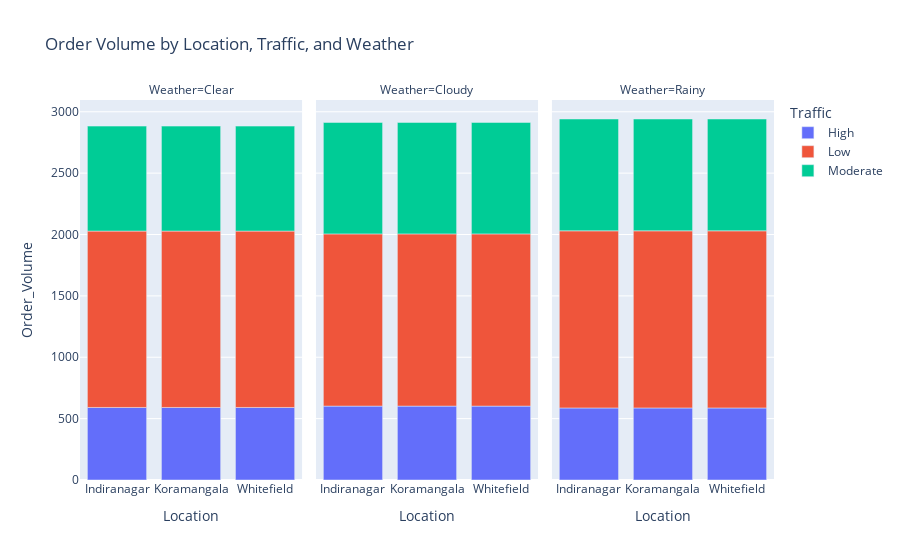

Notebook source saved alongside this figure:
### Code cell
location_weather_traffic_data=analysis_data.groupby(['Location','Weather','Traffic'])['Order_Volume'].size().reset_index()
fig=px.bar(location_weather_traffic_data,x='Location',y='Order_Volume',color='Traffic',facet_col='Weather',
           title='Order Volume by Location, Traffic, and Weather',
           labels={'Location':'Location','Order_Volume':'Order_Volume','Traffic':'Traffic','Weather':'Weather'})
fig.show()

### Figure 1 — Plotly figure (JSON) as saved in the notebook; plotly's stock layout.template omitted (floating-point values rounded to 4 significant figures)
{"data": [{"alignmentgroup": "True", "hovertemplate": "Traffic=High<br>Weather=Clear<br>Location=%{x}<br>Order_Volume=%{y}<extra></extra>", "legendgroup": "High", "marker": {"color": "#636efa", "pattern": {"shape": ""}}, "name": "High", "offsetgroup": "High", "orientation": "v", "showlegend": true, "textposition": "auto", "type": "bar", "x": ["Indiranagar", "Koramangala", "Whitefield"], "xaxis": "x", "y": [591, 591, 591], "yaxis": "y"}, {"alignmentgroup": "True", "hovertemplate": "Traffic=High<br>Weather=Cloudy<br>Location=%{x}<br>Order_Volume=%{y}<extra></extra>", "legendgroup": "High", "marker": {"color": "#636efa", "pattern": {"shape": ""}}, "name": "High", "offsetgroup": "High", "orientation": "v", "showlegend": false, "textposition": "auto", "type": "bar", "x": ["Indiranagar", "Koramangala", "Whitefield"], "xaxis": "x2", "y": [602, 602, 602], "yaxis": "y2"}, {"alignmentgroup": "True", "hovertemplate": "Traffic=High<br>Weather=Rainy<br>Location=%{x}<br>Order_Volume=%{y}<extra></extra>", "legendgroup": "High", "marker": {"color": "#636efa", "pattern": {"shape": ""}}, "name": "High", "offsetgroup": "High", "orientation": "v", "showlegend": false, "textposition": "auto", "type": "bar", "x": ["Indiranagar", "Koramangala", "Whitefield"], "xaxis": "x3", "y": [587, 587, 587], "yaxis": "y3"}, {"alignmentgroup": "True", "hovertemplate": "Traffic=Low<br>Weather=Clear<br>Location=%{x}<br>Order_Volume=%{y}<extra></extra>", "legendgroup": "Low", "marker": {"color": "#EF553B", "pattern": {"shape": ""}}, "name": "Low", "offsetgroup": "Low", "orientation": "v", "showlegend": true, "textposition": "auto", "type": "bar", "x": ["Indiranagar", "Koramangala", "Whitefield"], "xaxis": "x", "y": [1437, 1437, 1437], "yaxis": "y"}, {"alignmentgroup": "True", "hovertemplate": "Traffic=Low<br>Weather=Cloudy<br>Location=%{x}<br>Order_Volume=%{y}<extra></extra>", "legendgroup": "Low", "marker": {"color": "#EF553B", "pattern": {"shape": ""}}, "name": "Low", "offsetgroup": "Low", "orientation": "v", "showlegend": false, "textposition": "auto", "type": "bar", "x": ["Indiranagar", "Koramangala", "Whitefield"], "xaxis": "x2", "y": [1403, 1403, 1403], "yaxis": "y2"}, {"alignmentgroup": "True", "hovertemplate": "Traffic=Low<br>Weather=Rainy<br>Location=%{x}<br>Order_Volume=%{y}<extra></extra>", "legendgroup": "Low", "marker": {"color": "#EF553B", "pattern": {"shape": ""}}, "name": "Low", "offsetgroup": "Low", "orientation": "v", "showlegend": false, "textposition": "auto", "type": "bar", "x": ["Indiranagar", "Koramangala", "Whitefield"], "xaxis": "x3", "y": [1443, 1443, 1443], "yaxis": "y3"}, {"alignmentgroup": "True", "hovertemplate": "Traffic=Moderate<br>Weather=Clear<br>Location=%{x}<br>Order_Volume=%{y}<extra></extra>", "legendgroup": "Moderate", "marker": {"color": "#00cc96", "pattern": {"shape": ""}}, "name": "Moderate", "offsetgroup": "Moderate", "orientation": "v", "showlegend": true, "textposition": "auto", "type": "bar", "x": ["Indiranagar", "Koramangala", "Whitefield"], "xaxis": "x", "y": [855, 855, 855], "yaxis": "y"}, {"alignmentgroup": "True", "hovertemplate": "Traffic=Moderate<br>Weather=Cloudy<br>Location=%{x}<br>Order_Volume=%{y}<extra></extra>", "legendgroup": "Moderate", "marker": {"color": "#00cc96", "pattern": {"shape": ""}}, "name": "Moderate", "offsetgroup": "Moderate", "orientation": "v", "showlegend": false, "textposition": "auto", "type": "bar", "x": ["Indiranagar", "Koramangala", "Whitefield"], "xaxis": "x2", "y": [908, 908, 908], "yaxis": "y2"}, {"alignmentgroup": "True", "hovertemplate": "Traffic=Moderate<br>Weather=Rainy<br>Location=%{x}<br>Order_Volume=%{y}<extra></extra>", "legendgroup": "Moderate", "marker": {"color": "#00cc96", "pattern": {"shape": ""}}, "name": "Moderate", "offsetgroup": "Moderate", "orientation": "v", "showlegend": false, "textposition": "auto", "type": "bar", "x": ["Indiranagar", "Koramangala", "Whitefield"], "xaxis": "x3", "y": [911, 911, 911], "yaxis": "y3"}], "layout": {"annotations": [{"font": {}, "showarrow": false, "text": "Weather=Clear", "x": 0.16, "xanchor": "center", "xref": "paper", "y": 1, "yanchor": "bottom", "yref": "paper"}, {"font": {}, "showarrow": false, "text": "Weather=Cloudy", "x": 0.5, "xanchor": "center", "xref": "paper", "y": 1, "yanchor": "bottom", "yref": "paper"}, {"font": {}, "showarrow": false, "text": "Weather=Rainy", "x": 0.84, "xanchor": "center", "xref": "paper", "y": 1, "yanchor": "bottom", "yref": "paper"}], "barmode": "relative", "legend": {"title": {"text": "Traffic"}, "tracegroupgap": 0}, "title": {"text": "Order Volume by Location, Traffic, and Weather"}, "xaxis": {"anchor": "y", "domain": [0, 0.32], "title": {"text": "Location"}}, "xaxis2": {"anchor": "y2", "domain": [0.34, 0.66], "matches": "x", "title": {"text": "Location"}}, "xaxis3": {"anchor": "y3", "domain": [0.68, 1.0], "matches": "x", "title": {"text": "Location"}}, "yaxis": {"anchor": "x", "domain": [0, 1], "title": {"text": "Order_Volume"}}, "yaxis2": {"anchor": "x2", "domain": [0, 1], "matches": "y", "showticklabels": false}, "yaxis3": {"anchor": "x3", "domain": [0, 1], "matches": "y", "showticklabels": false}}}
